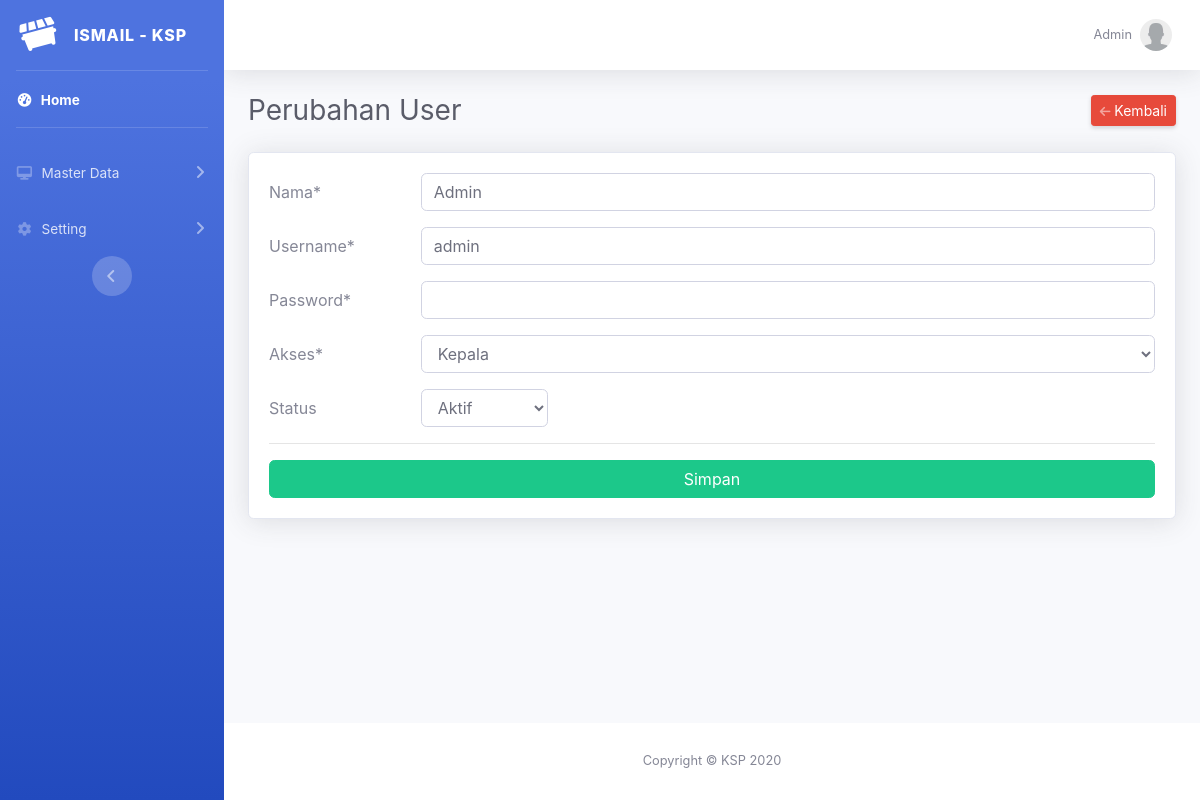
Page /mas_user_edit.php?id=1 (signed in) on the committed database.
### tables this page shows
CREATE TABLE `users` (
  `id` int(11) NOT NULL,
  `nama` varchar(50) NOT NULL,
  `username` varchar(25) NOT NULL,
  `password` text NOT NULL,
  `akses` varchar(10) NOT NULL,
  `status` int(11) NOT NULL
);

### mas_user_edit.php (the view, shortened to what this page needs)
<?php
include "header.php";
$id = $_GET['id'];
$query = "SELECT * FROM users WHERE id = '$id'";
$sql = mysqli_query($con, $query) or die(mysqli_error($con));
$data = mysqli_fetch_array($sql);
?>
<div class="container-fluid">
    <div class="d-sm-flex align-items-center justify-content-between mb-4">
        <h1 class="h3 mb-0 text-gray-800">Perubahan User</h1>
        <a href="mas_user.php" class="d-none d-sm-inline-block btn btn-sm btn-danger shadow-sm"><i class="fas fa-arrow-left fa-sm text-white-50"></i> Kembali</a>
    </div>
    <div class="card shadow mb-4">
        <div class="card-body">
            <form action="simpan_user.php" method="post" enctype="multipart/form-data">
                <div class="form-group row">
                    <label class="col-sm-2 col-form-label">Nama*</label>
                    <div class="col-sm-10">
                        <input type="text" class="form-control" id="nama" name="nama" value="<?php echo $data['nama'] ?>" required>
                    </div>
                </div>
                <div class="form-group row">
                    <label class="col-sm-2 col-form-label">Username*</label>
                    <div class="col-sm-10">
                        <input type="text" class="form-control" id="username" name="username" value="<?php echo $data['username'] ?>" required>
                    </div>
                </div>
                <div class="form-group row">
                    <label class="col-sm-2 col-form-label">Password*</label>
                    <div class="col-sm-10">
                        <input type="password" class="form-control" id="password" name="password">
                    </div>
                </div>
                <div class="form-group row">
                    <label class="col-sm-2 col-form-label">Akses*</label>
                    <div class="col-sm-10">
                        <select class="form-control" id="akses" name="akses">
                            <option value="Kepala" <?php echo $data['akses'] == 'Kepala' ? 'selected' : '' ?>>Kepala</option>
                        </select>
                    </div>
                </div>
                <div class="form-group row">
                    <label class="col-sm-2 col-form-label">Status</label>
                    <div class="col-sm-2">
                        <select name="status" id="status" class="form-control">
                            <option value="1" <?php echo $data['status'] == 1 ? 'selected' : '' ?>>Aktif</option>
                        </select>
                    </div>
                </div>
                <hr>
                <button type="submit" class="btn btn-success btn-user btn-block">
                    Simpan
                </button>
            </form>
        </div>
    </div>
</div>
<?php include "footer.php"; ?>

### rows in the picture
users: nama "Admin", username "admin", status "Aktif"

### other values in the picture
$_SESSION['auth_name'] "Admin"
